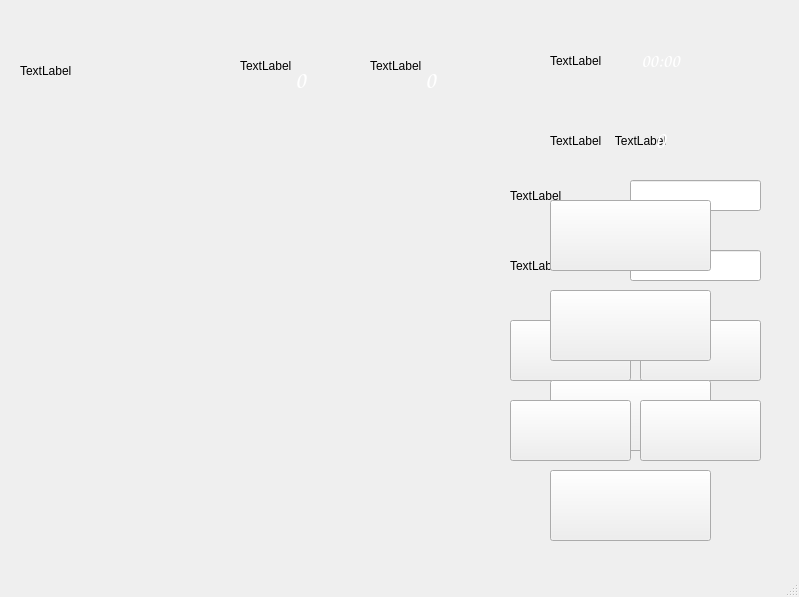
<?xml version="1.0" encoding="UTF-8"?>
<ui version="4.0">
 <class>MainWindow</class>
 <widget class="QMainWindow" name="MainWindow">
  <property name="geometry">
   <rect>
    <x>0</x>
    <y>0</y>
    <width>799</width>
    <height>597</height>
   </rect>
  </property>
  <property name="windowTitle">
   <string>2048</string>
  </property>
  <widget class="QWidget" name="centralwidget">
   <widget class="QLabel" name="logo">
    <property name="geometry">
     <rect>
      <x>20</x>
      <y>0</y>
      <width>221</width>
      <height>141</height>
     </rect>
    </property>
    <property name="text">
     <string>TextLabel</string>
    </property>
   </widget>
   <widget class="QLabel" name="score">
    <property name="geometry">
     <rect>
      <x>240</x>
      <y>0</y>
      <width>121</width>
      <height>131</height>
     </rect>
    </property>
    <property name="text">
     <string>TextLabel</string>
    </property>
   </widget>
   <widget class="QLabel" name="score_best">
    <property name="geometry">
     <rect>
      <x>370</x>
      <y>0</y>
      <width>121</width>
      <height>131</height>
     </rect>
    </property>
    <property name="text">
     <string>TextLabel</string>
    </property>
   </widget>
   <widget class="QLineEdit" name="username">
    <property name="geometry">
     <rect>
      <x>630</x>
      <y>180</y>
      <width>131</width>
      <height>31</height>
     </rect>
    </property>
   </widget>
   <widget class="QLabel" name="label">
    <property name="geometry">
     <rect>
      <x>510</x>
      <y>170</y>
      <width>101</width>
      <height>51</height>
     </rect>
    </property>
    <property name="text">
     <string>TextLabel</string>
    </property>
   </widget>
   <widget class="QLineEdit" name="password">
    <property name="geometry">
     <rect>
      <x>630</x>
      <y>250</y>
      <width>131</width>
      <height>31</height>
     </rect>
    </property>
    <property name="echoMode">
     <enum>QLineEdit::Password</enum>
    </property>
   </widget>
   <widget class="QLabel" name="label_2">
    <property name="geometry">
     <rect>
      <x>510</x>
      <y>240</y>
      <width>101</width>
      <height>51</height>
     </rect>
    </property>
    <property name="text">
     <string>TextLabel</string>
    </property>
   </widget>
   <widget class="QPushButton" name="loginButton">
    <property name="geometry">
     <rect>
      <x>510</x>
      <y>320</y>
      <width>121</width>
      <height>61</height>
     </rect>
    </property>
    <property name="cursor">
     <cursorShape>PointingHandCursor</cursorShape>
    </property>
    <property name="styleSheet">
     <string notr="true">border-image: url(:/img/resources/login.jpg);</string>
    </property>
    <property name="text">
     <string/>
    </property>
   </widget>
   <widget class="QPushButton" name="registerButton">
    <property name="geometry">
     <rect>
      <x>640</x>
      <y>320</y>
      <width>121</width>
      <height>61</height>
     </rect>
    </property>
    <property name="cursor">
     <cursorShape>PointingHandCursor</cursorShape>
    </property>
    <property name="styleSheet">
     <string notr="true">border-image: url(:/img/resources/register.jpg);</string>
    </property>
    <property name="text">
     <string/>
    </property>
   </widget>
   <widget class="QLabel" name="board">
    <property name="geometry">
     <rect>
      <x>40</x>
      <y>150</y>
      <width>451</width>
      <height>421</height>
     </rect>
    </property>
    <property name="text">
     <string/>
    </property>
    <property name="pixmap">
     <pixmap resource="resources.qrc">:/img/resources/board.jpg</pixmap>
    </property>
   </widget>
   <widget class="QLabel" name="error_msg">
    <property name="enabled">
     <bool>true</bool>
    </property>
    <property name="geometry">
     <rect>
      <x>460</x>
      <y>130</y>
      <width>361</width>
      <height>21</height>
     </rect>
    </property>
    <property name="text">
     <string>TextLabel</string>
    </property>
    <property name="alignment">
     <set>Qt::AlignCenter</set>
    </property>
   </widget>
   <widget class="QLabel" name="step">
    <property name="geometry">
     <rect>
      <x>550</x>
      <y>110</y>
      <width>161</width>
      <height>61</height>
     </rect>
    </property>
    <property name="text">
     <string>TextLabel</string>
    </property>
   </widget>
   <widget class="QLabel" name="time">
    <property name="geometry">
     <rect>
      <x>550</x>
      <y>30</y>
      <width>161</width>
      <height>61</height>
     </rect>
    </property>
    <property name="text">
     <string>TextLabel</string>
    </property>
   </widget>
   <widget class="QPushButton" name="rank">
    <property name="geometry">
     <rect>
      <x>550</x>
      <y>200</y>
      <width>161</width>
      <height>71</height>
     </rect>
    </property>
    <property name="cursor">
     <cursorShape>PointingHandCursor</cursorShape>
    </property>
    <property name="styleSheet">
     <string notr="true">border-image: url(:/img/resources/rank.jpg);</string>
    </property>
    <property name="text">
     <string/>
    </property>
   </widget>
   <widget class="QPushButton" name="back">
    <property name="geometry">
     <rect>
      <x>550</x>
      <y>290</y>
      <width>161</width>
      <height>71</height>
     </rect>
    </property>
    <property name="cursor">
     <cursorShape>PointingHandCursor</cursorShape>
    </property>
    <property name="styleSheet">
     <string notr="true">border-image: url(:/img/resources/back.jpg);</string>
    </property>
    <property name="text">
     <string/>
    </property>
   </widget>
   <widget class="QPushButton" name="newgame">
    <property name="geometry">
     <rect>
      <x>550</x>
      <y>380</y>
      <width>161</width>
      <height>71</height>
     </rect>
    </property>
    <property name="cursor">
     <cursorShape>PointingHandCursor</cursorShape>
    </property>
    <property name="styleSheet">
     <string notr="true">border-image: url(:/img/resources/newgame.jpg);</string>
    </property>
    <property name="text">
     <string/>
    </property>
   </widget>
   <widget class="QPushButton" name="logout">
    <property name="geometry">
     <rect>
      <x>550</x>
      <y>470</y>
      <width>161</width>
      <height>71</height>
     </rect>
    </property>
    <property name="cursor">
     <cursorShape>PointingHandCursor</cursorShape>
    </property>
    <property name="styleSheet">
     <string notr="true">border-image: url(:/img/resources/logout.jpg);</string>
    </property>
    <property name="text">
     <string/>
    </property>
   </widget>
   <widget class="QLabel" name="step_cnt">
    <property name="geometry">
     <rect>
      <x>610</x>
      <y>120</y>
      <width>101</width>
      <height>41</height>
     </rect>
    </property>
    <property name="font">
     <font>
      <family>Comic Sans MS</family>
      <pointsize>18</pointsize>
     </font>
    </property>
    <property name="styleSheet">
     <string notr="true">color: rgb(255, 255, 255);</string>
    </property>
    <property name="text">
     <string>0</string>
    </property>
    <property name="alignment">
     <set>Qt::AlignCenter</set>
    </property>
   </widget>
   <widget class="QLabel" name="score_cnt">
    <property name="geometry">
     <rect>
      <x>250</x>
      <y>60</y>
      <width>101</width>
      <height>41</height>
     </rect>
    </property>
    <property name="font">
     <font>
      <family>Comic Sans MS</family>
      <pointsize>18</pointsize>
     </font>
    </property>
    <property name="styleSheet">
     <string notr="true">color: rgb(255, 255, 255);</string>
    </property>
    <property name="text">
     <string>0</string>
    </property>
    <property name="alignment">
     <set>Qt::AlignCenter</set>
    </property>
   </widget>
   <widget class="QLabel" name="score_max_cnt">
    <property name="geometry">
     <rect>
      <x>380</x>
      <y>60</y>
      <width>101</width>
      <height>41</height>
     </rect>
    </property>
    <property name="font">
     <font>
      <family>Comic Sans MS</family>
      <pointsize>18</pointsize>
     </font>
    </property>
    <property name="styleSheet">
     <string notr="true">color: rgb(255, 255, 255);</string>
    </property>
    <property name="text">
     <string>0</string>
    </property>
    <property name="alignment">
     <set>Qt::AlignCenter</set>
    </property>
   </widget>
   <widget class="QLabel" name="time_cnt">
    <property name="geometry">
     <rect>
      <x>610</x>
      <y>40</y>
      <width>101</width>
      <height>41</height>
     </rect>
    </property>
    <property name="font">
     <font>
      <family>Comic Sans MS</family>
      <pointsize>14</pointsize>
     </font>
    </property>
    <property name="styleSheet">
     <string notr="true">color: rgb(255, 255, 255);</string>
    </property>
    <property name="text">
     <string>00:00</string>
    </property>
    <property name="alignment">
     <set>Qt::AlignCenter</set>
    </property>
   </widget>
   <widget class="QPushButton" name="gamehelp">
    <property name="geometry">
     <rect>
      <x>510</x>
      <y>400</y>
      <width>121</width>
      <height>61</height>
     </rect>
    </property>
    <property name="cursor">
     <cursorShape>PointingHandCursor</cursorShape>
    </property>
    <property name="styleSheet">
     <string notr="true">border-image: url(:/img/resources/gamehelp.jpg);</string>
    </property>
    <property name="text">
     <string/>
    </property>
   </widget>
   <widget class="QPushButton" name="keyhelp">
    <property name="geometry">
     <rect>
      <x>640</x>
      <y>400</y>
      <width>121</width>
      <height>61</height>
     </rect>
    </property>
    <property name="cursor">
     <cursorShape>PointingHandCursor</cursorShape>
    </property>
    <property name="styleSheet">
     <string notr="true">border-image: url(:/img/resources/keyhelp.jpg);</string>
    </property>
    <property name="text">
     <string/>
    </property>
   </widget>
   <zorder>error_msg</zorder>
   <zorder>board</zorder>
   <zorder>label</zorder>
   <zorder>label_2</zorder>
   <zorder>loginButton</zorder>
   <zorder>logo</zorder>
   <zorder>password</zorder>
   <zorder>registerButton</zorder>
   <zorder>score</zorder>
   <zorder>score_best</zorder>
   <zorder>username</zorder>
   <zorder>step</zorder>
   <zorder>time</zorder>
   <zorder>rank</zorder>
   <zorder>back</zorder>
   <zorder>newgame</zorder>
   <zorder>logout</zorder>
   <zorder>step_cnt</zorder>
   <zorder>score_cnt</zorder>
   <zorder>score_max_cnt</zorder>
   <zorder>time_cnt</zorder>
   <zorder>gamehelp</zorder>
   <zorder>keyhelp</zorder>
  </widget>
  <widget class="QMenuBar" name="menubar">
   <property name="geometry">
    <rect>
     <x>0</x>
     <y>0</y>
     <width>799</width>
     <height>25</height>
    </rect>
   </property>
  </widget>
  <widget class="QStatusBar" name="statusbar"/>
 </widget>
 <resources>
  <include location="resources.qrc"/>
 </resources>
 <connections/>
</ui>
